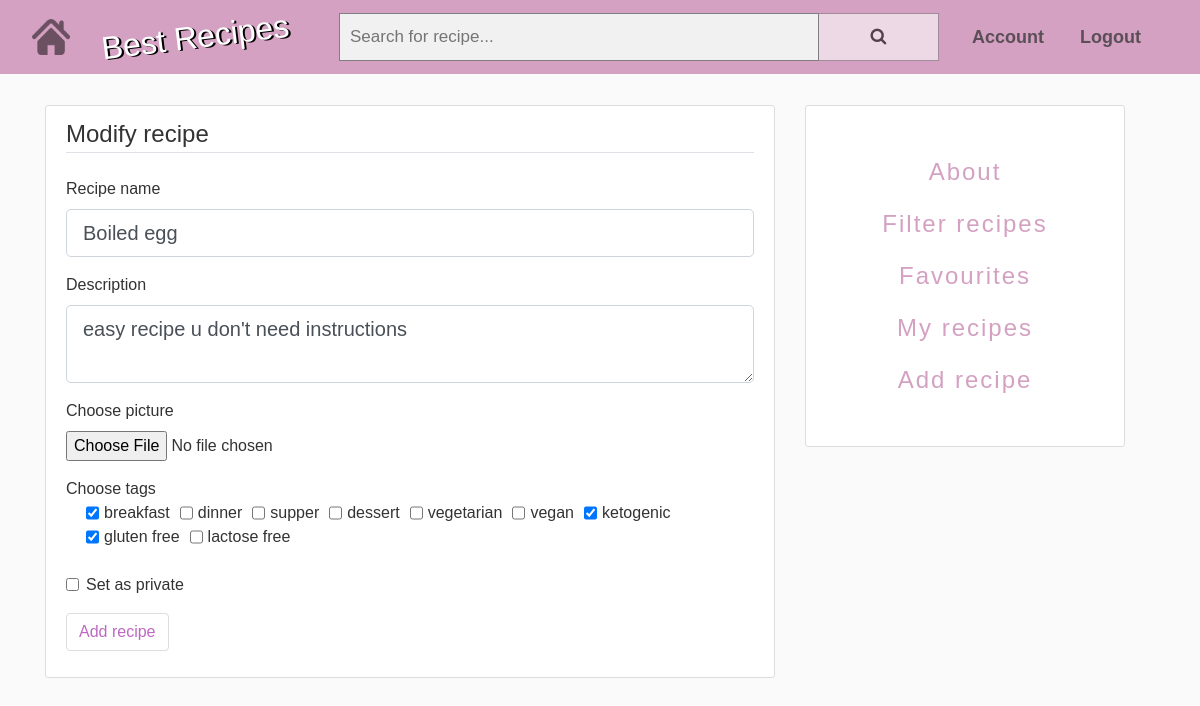
Screenshot of /recipes/7/modify (signed in) with the database file from the repository.
### recipes_app/models.py (models this page shows, shortened)
class Recipe(db.Model):
    id = db.Column(db.Integer, primary_key=True)
    recipe_name = db.Column(db.String(60), nullable=False)
    date_posted = db.Column(db.DateTime, nullable=False, default=datetime.utcnow)
    food_image = db.Column(db.String(20), nullable=False, default='default_food_image.jpg')
    description = db.Column(db.String(500), nullable=False)
    user_id = db.Column(db.Integer, db.ForeignKey('user.id'), nullable=False)
    is_private = db.Column(db.Boolean, nullable=False, default=False)
    recipe_tags = db.relationship("Tag", secondary=lambda: recipes_tags_table)
    tags = association_proxy("recipe_tags", "tag")

### recipes_app/routes.py (the view)
@app.route("/recipes/<int:recipe_id>/modify", methods=['GET', 'POST'], endpoint='modify_recipe')
@login_required
def modify_recipe(recipe_id):
    recipe = Recipe.query.get_or_404(recipe_id)
    if recipe.author != current_user:
        abort(403)
    form = RecipeForm()
    if form.validate_on_submit():
        form.tags.checked = [(tag.id, tag.tag) for tag in Tag.query.all()]
        available_tags = Tag.query.all()
        chosen_tags = []
        for tag in available_tags:
            if tag.tag in form.tags.data:
                chosen_tags.append(tag)
        recipe.recipe_tags = chosen_tags
        if form.food_image.data:
            picture_path = os.path.join(app.root_path, 'static/food_images')
            picture_file = save_picture(form.food_image.data, picture_path)
            recipe.food_image = picture_file
        recipe.recipe_name = form.recipe_name.data
        recipe.description = form.description.data
        recipe.is_private = form.is_private.data
        db.session.commit()
        flash('The recipe has been modified.', 'success')
        return redirect(url_for('show_recipe', recipe_id=recipe.id))
    elif request.method == 'GET':
        form.recipe_name.data = recipe.recipe_name
        form.description.data = recipe.description
        form.is_private.data = recipe.is_private
        form.tags.data = recipe.tags
    return render_template("upload_recipe.html", title="Modify Recipe", form=form, legend="Modify recipe")

### recipes_app/forms.py
class RecipeForm(FlaskForm):
    recipe_name = StringField('Recipe name', validators=[DataRequired(), Length(max=100)])
    food_image = FileField('Choose picture', validators=[FileAllowed(['jpg', 'jpeg', 'png'])])
    description = TextAreaField('Description', validators=[DataRequired()])
    is_private = BooleanField('Set as private')
    tags = MultiCheckboxField('Select tags',
                              choices=get_available_tags())
    submit = SubmitField('Add recipe')

class SearchbarForm(FlaskForm):
    search = StringField("Search", validators=[DataRequired()])
    submit = SubmitField('Submit')

### recipes_app/models.py (called while the page is built)
@login_manager.user_loader
def load_user(user_id):
    return User.query.get(int(user_id))

### recipes_app/routes.py (called while the page is built)
@app.context_processor
def base():
    form = SearchbarForm()
    return dict(form=form)

### recipes_app/templates/upload_recipe.html (shortened to what this page needs)
{% extends "basic_layout.html" %}
{% block content %}
    <div class="content-section">
        <form method="POST" action="" enctype='multipart/form-data'>
            <fieldset class="form-group">
                <legend class="border-bottom mb-4">{{ legend }}</legend>
                <div class="form-group">
                    {{ form.recipe_name.label(class="form-control-label") }}
                    {% if form.recipe_name.errors %}
                        {{ form.recipe_name(class="form-control form-control-lg is-invalid") }}
                        <div class="invalid-feedback">
                            {% for error in form.recipe_name.errors %}
                                <span>{{ error }}</span>
                            {% endfor %}
                        </div>
                    {% else %}
                        {{ form.recipe_name(class="form-control form-control-lg") }}
                    {% endif %}
                </div>
                <div class="form-group">
                    {{ form.description.label(class="form-control-label") }}
                    {% if form.description.errors %}
                        {{ form.description(class="form-control form-control-lg is-invalid") }}
                        <div class="invalid-feedback">
                            {% for error in form.description.errors %}
                                <span>{{ error }}</span>
                            {% endfor %}
                        </div>
                    {% else %}
                        {{ form.description(class="form-control form-control-lg") }}
                    {% endif %}
                </div>
                <div class="form-group">
                    {{ form.food_image.label() }}
                    {{ form.food_image(class="form-control-file") }}
                </div>
                <a>Choose tags</a>
                <div class="form-check tags-container">
                    {% for tag in form.tags %}
                        <div class="tag">
                            {{tag()}}
                            <div>{{tag.label(class="tag-label")}}</div>
                        </div>
                    {% endfor %}
                </div>
                <br>
                <div class="form-check">
                    {{ form.is_private(class="form-check-input") }}
                    {{ form.is_private.label(class="form-check-label") }}
                </div>
            </fieldset>
            <div class="form-group">
                {{ form.submit(class="btn btn-outline-info bottom-button") }}
            </div>
        </form>
    </div>
{% endblock content %}

### recipes_app/static/main.css (style rules this page uses)
body { background: #fafafa; color: #333333; margin-top: 5rem; }
.content-section { background: #ffffff; padding: 10px 20px; border: 1px solid #dddddd; border-radius: 3px; margin-bottom: 20px; }
body { font-family: Arial; }
* { box-sizing: border-box; }
.tags-container { display: flex; flex-wrap: wrap; }
.tag { display: flex; margin-right: 10px; }
.tag-label { margin-bottom: 0; margin-left: 5px; font-size: 16px; }
.bottom-button { color: #BD69C2; border: 1px solid #dddddd; outline: 0; background-color: white; }

### rows the page displays
Recipe: recipe_name "Boiled egg", description "easy recipe u don't need instructions"

### other values shown
{{ legend }} "Modify recipe"
{{ tag.label(class="tag-label") }} "breakfast" "dinner" "supper" "dessert" "vegetarian" "vegan" "ketogenic" "gluten free" "lactose free"
